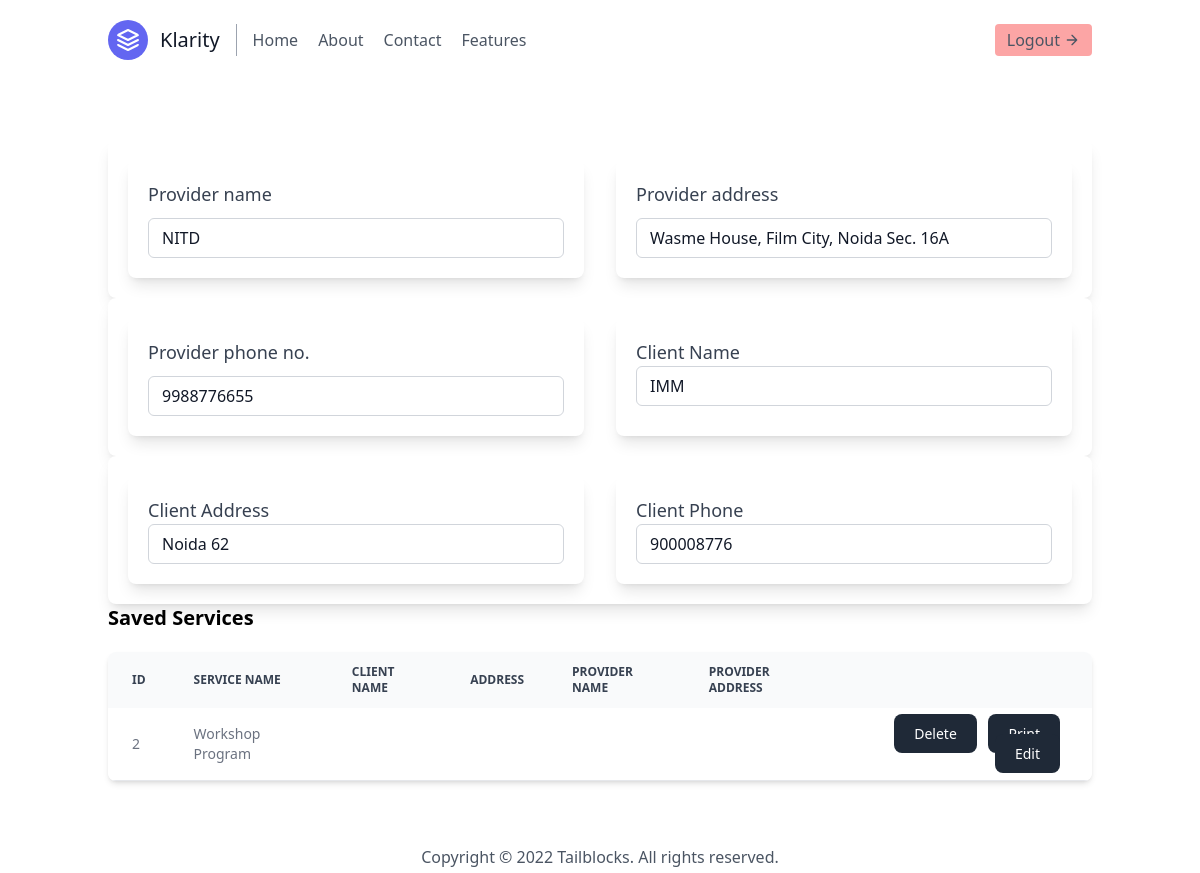
/assign-service-list/3/ (signed in), run on the app's committed database.
### InvApp/models.py (models this page shows, shortened)
class Account_Details(models.Model):
    provider_name = models.CharField(max_length=50)
    provider_address = models.CharField(max_length=100)
    provider_phone_number = models.CharField(max_length=15)
    provider_email = models.EmailField()
    provider_account_no = models.PositiveIntegerField()
    provider_ifsc_code = models.CharField(max_length=50)
    provider_bannk_name = models.CharField(max_length=50)
    provider_bank_branch =models.CharField(max_length=50)
    provider_gst_no = models.CharField(max_length=50)
    client_name = models.CharField(max_length=50)
    client_address = models.CharField(max_length=100)
    client_phone_number = models.CharField(max_length=15)
    client_email = models.EmailField()
    client_account_no = models.PositiveIntegerField()
    client_ifsc_code = models.CharField(max_length=50)
    client_bannk_name = models.CharField(max_length=50)
    client_bank_branch =models.CharField(max_length=50)
    client_gst_no = models.CharField(max_length=50)

class Services(models.Model):
    account_details = models.ForeignKey(Account_Details, on_delete=models.CASCADE)
    service_name = models.CharField(max_length=100)
    service_description = models.TextField()
    service_price = models.DecimalField(max_digits=10, decimal_places=2)
    service_quantity = models.PositiveIntegerField()
    created_at = models.DateTimeField(auto_now_add=True)
    due_date = models.DateTimeField(null=True, blank=True)

### InvApp/views.py (the view)
# urls.py: path('assign-service-list/<int:id>/', views.assign_service_list, name='assign-service-list'),
@login_required
def assign_service_list(request, id):
    try:
        assign_service_list = Services.objects.filter(account_details_id  = id)
        for service in assign_service_list:
            service.subtotal = service.service_price * service.service_quantity
    except Services.DoesNotExist:
        assign_service_list = None
    try:
        account_details = Account_Details.objects.get(id=id)
    except Account_Details.DoesNotExist:
        account_details = None
    return render(request,'assign_service_review.html',{'assign_service_list':assign_service_list,'account_details':account_details})

### templates/assign_service_review.html (shortened to what this page needs)
{% extends "base.html" %} {% block body %}
<div class="container mx-auto my-10 p-5 bg-white rounded">
  <div
    class="grid grid-cols-1 gap-x-8 gap-y-6 sm:grid-cols-2 bg-white shadow-lg rounded-lg p-5"
  >
    <div class="bg-white shadow-lg rounded-lg p-5">
      <strong class="block text-lg font-medium text-gray-700"
        >Provider name</strong
      >
      <div class="mt-2.5">
        <p
          class="block w-full rounded-md bg-white px-3.5 py-2 text-base text-gray-900 outline outline-1 -outline-offset-1 outline-gray-300 placeholder:text-gray-400 focus:outline focus:outline-2 focus:-outline-offset-2 focus:outline-indigo-600"
        >
          {{account_details.provider_name}}
        </p>
      </div>
    </div>
    <div class="bg-white shadow-lg rounded-lg p-5">
      <strong class="block text-lg font-medium text-gray-700"
        >Provider address</strong
      >
      <div class="mt-2.5">
        <p
          class="block w-full rounded-md bg-white px-3.5 py-2 text-base text-gray-900 outline outline-1 -outline-offset-1 outline-gray-300 placeholder:text-gray-400 focus:outline focus:outline-2 focus:-outline-offset-2 focus:outline-indigo-600"
        >
          {{account_details.provider_address}}
        </p>
      </div>
    </div>
  </div>
  <div
    class="grid grid-cols-1 gap-x-8 gap-y-6 sm:grid-cols-2 bg-white shadow-lg rounded-lg p-5"
  >
    <div class="bg-white shadow-lg rounded-lg p-5">
      <strong class="block text-lg font-medium text-gray-700"
        >Provider phone no.</strong
      >
      <div class="mt-2.5">
        <p
          class="block w-full rounded-md bg-white px-3.5 py-2 text-base text-gray-900 outline outline-1 -outline-offset-1 outline-gray-300 placeholder:text-gray-400 focus:outline focus:outline-2 focus:-outline-offset-2 focus:outline-indigo-600"
        >
          {{account_details.provider_phone_number}}
        </p>
      </div>
    </div>
    <div class="bg-white shadow-lg rounded-lg p-5">
      <strong class="block text-lg font-medium text-gray-700"
        >Client Name</strong
      >
      <p
        class="block w-full rounded-md bg-white px-3.5 py-2 text-base text-gray-900 outline outline-1 -outline-offset-1 outline-gray-300 placeholder:text-gray-400 focus:outline focus:outline-2 focus:-outline-offset-2 focus:outline-indigo-600"
      >
        {{account_details.client_name}}
      </p>
    </div>
  </div>
  <div
    class="grid grid-cols-1 gap-x-8 gap-y-6 sm:grid-cols-2 bg-white shadow-lg rounded-lg p-5"
  >
    <div class="bg-white shadow-lg rounded-lg p-5">
      <strong class="block text-lg font-medium text-gray-700"
        >Client Address</strong
      >
      <p
        class="block w-full rounded-md bg-white px-3.5 py-2 text-base text-gray-900 outline outline-1 -outline-offset-1 outline-gray-300 placeholder:text-gray-400 focus:outline focus:outline-2 focus:-outline-offset-2 focus:outline-indigo-600"
      >
        {{account_details.client_address}}
      </p>
    </div>
    <div class="bg-white shadow-lg rounded-lg p-5">
      <strong class="block text-lg font-medium text-gray-700"
        >Client Phone</strong
      >
      <p
        class="block w-full rounded-md bg-white px-3.5 py-2 text-base text-gray-900 outline outline-1 -outline-offset-1 outline-gray-300 placeholder:text-gray-400 focus:outline focus:outline-2 focus:-outline-offset-2 focus:outline-indigo-600"
      >
        {{account_details.client_phone_number}}
      </p>
    </div>
  </div>
  <h2 class="text-xl font-bold mb-5">Saved Services</h2>
  <div class="relative overflow-x-auto shadow-md sm:rounded-lg">
    <table
      class="w-full text-sm text-left rtl:text-right text-gray-500 dark:text-gray-400"
    >
      <thead
        class="text-xs text-gray-700 uppercase bg-gray-50 dark:bg-gray-700 dark:text-gray-400"
      >
        <tr>
          <th scope="col" class="px-6 py-3">ID</th>
          <th scope="col" class="px-6 py-3">Service Name</th>
          <th scope="col" class="px-6 py-3">Client Name</th>
          <th scope="col" class="px-6 py-3">Address</th>
          <th scope="col" class="px-6 py-3">Provider Name</th>
          <th scope="col" class="px-6 py-3">Provider Address</th>
          <th scope="col" class="px-6 py-3">
          </th>
        </tr>
      </thead>
      <tbody>
        {% if assign_service_list %} {% for service in assign_service_list %}
        <tr
          class="bg-white border-b dark:bg-gray-800 dark:border-gray-700 hover:bg-gray-50 dark:hover:bg-gray-600"
        >
          <td class="px-6 py-4">{{service.id}}</td>
          <td class="px-6 py-4">{{service.service_name}}</td>
          <td class="px-6 py-4">{{obj.client_name}}</td>
          <th
            scope="row"
            class="px-6 py-4 font-medium text-gray-900 whitespace-nowrap dark:text-white"
          >
          </th>
          <th
            scope="row"
            class="px-6 py-4 font-medium text-gray-900 whitespace-nowrap dark:text-white"
          >
          </th>
          <th
            scope="row"
            class="px-6 py-4 font-medium text-gray-900 whitespace-nowrap dark:text-white"
          >
          </th>
          <td class="px-6 py-4 text-right">
            <a
              href="{% url 'delete-assign-service' service.id %}"
              onclick="return confirm('Are you sure you want to delete this item?')"
              class="text-white bg-gray-800 hover:bg-gray-900 focus:outline-none focus:ring-4 focus:ring-gray-300 font-medium rounded-lg text-sm px-5 py-2.5 me-2 mb-2 dark:bg-gray-800 dark:hover:bg-gray-700 dark:focus:ring-gray-700 dark:border-gray-700"
              >Delete</a
            >
            <a
              type="button"
              href="{% url 'pdf-report' account_details.id%}"
              class="text-white bg-gray-800 hover:bg-gray-900 focus:outline-none focus:ring-4 focus:ring-gray-300 font-medium rounded-lg text-sm px-5 py-2.5 me-2 mb-2 dark:bg-gray-800 dark:hover:bg-gray-700 dark:focus:ring-gray-700 dark:border-gray-700"
            >
              Print</a
            >
            <a
              href="{% url 'update-assign-service' service.id %}"
              class="text-white bg-gray-800 hover:bg-gray-900 focus:outline-none focus:ring-4 focus:ring-gray-300 font-medium rounded-lg text-sm px-5 py-2.5 me-2 mb-2 dark:bg-gray-800 dark:hover:bg-gray-700 dark:focus:ring-gray-700 dark:border-gray-700"
              >Edit</a
            >
          </td>
        </tr>
        {% endfor %} {% else %}
        <tr>
          <td class="px-6 py-4 text-center text-danger" colspan="5">
            No saved data found.
          </td>
        </tr>
        {% endif %}
      </tbody>
    </table>
  </div>
</div>
{% endblock body %}

### data on the page
Account_Details: provider_name "NITD", provider_address "Wasme House, Film City, Noida Sec. 16A", provider_phone_number "9988776655", client_name "IMM", client_address "Noida 62", client_phone_number "900008776"
Services: id "2", service_name "Workshop Program"
